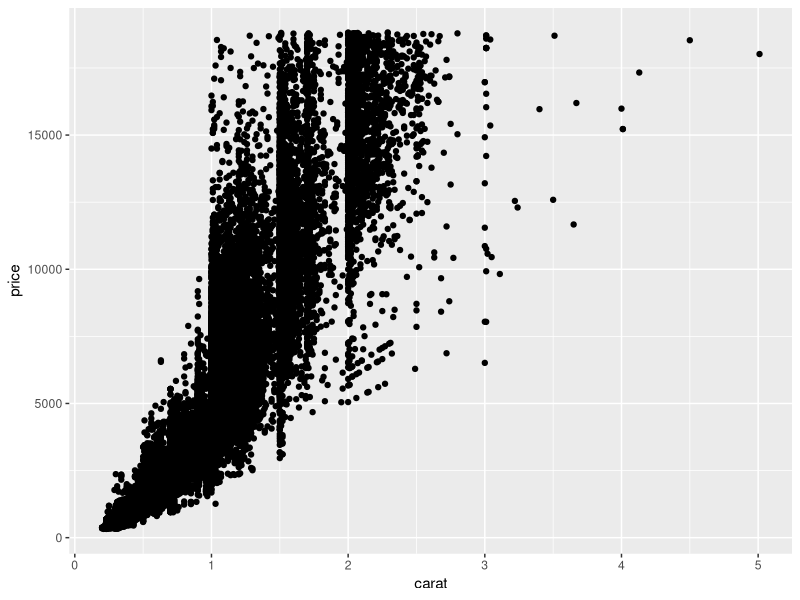
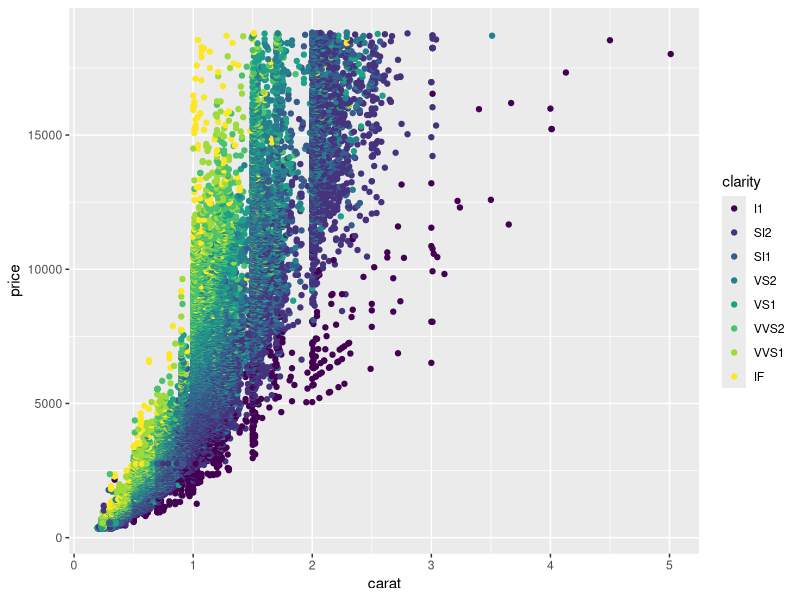
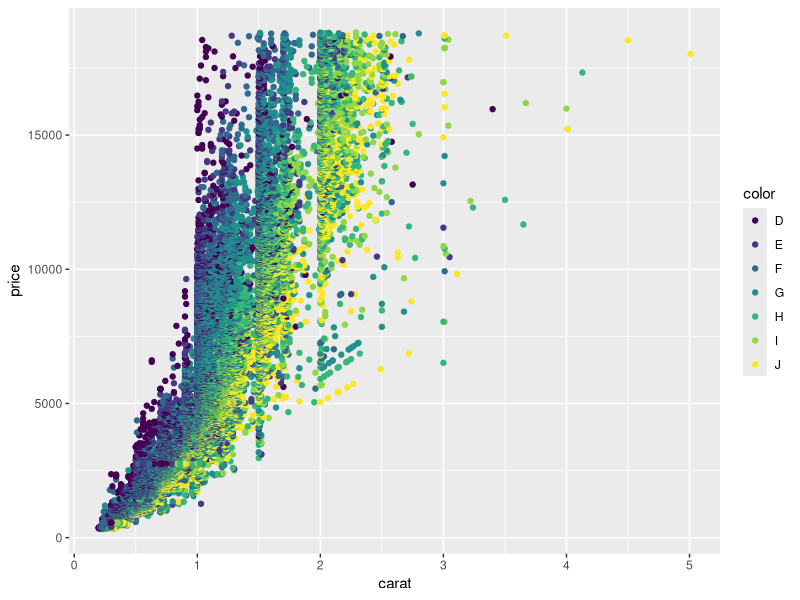
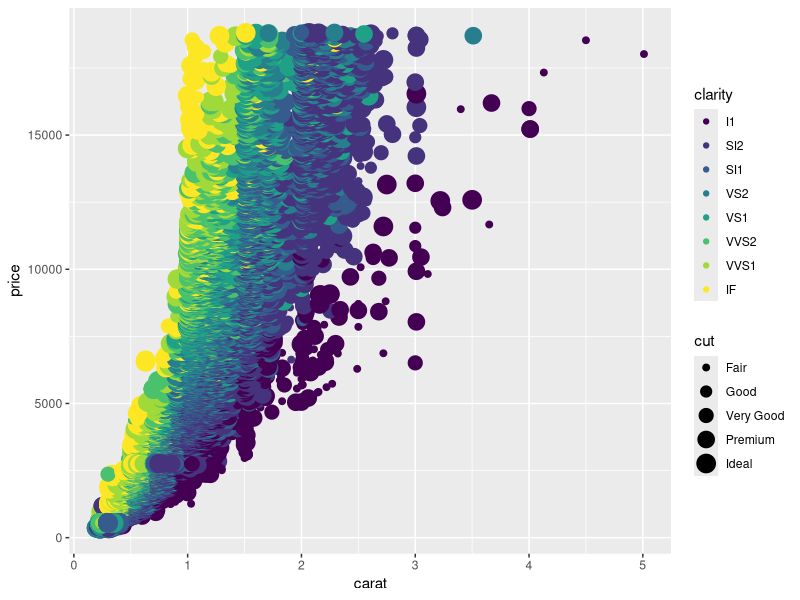
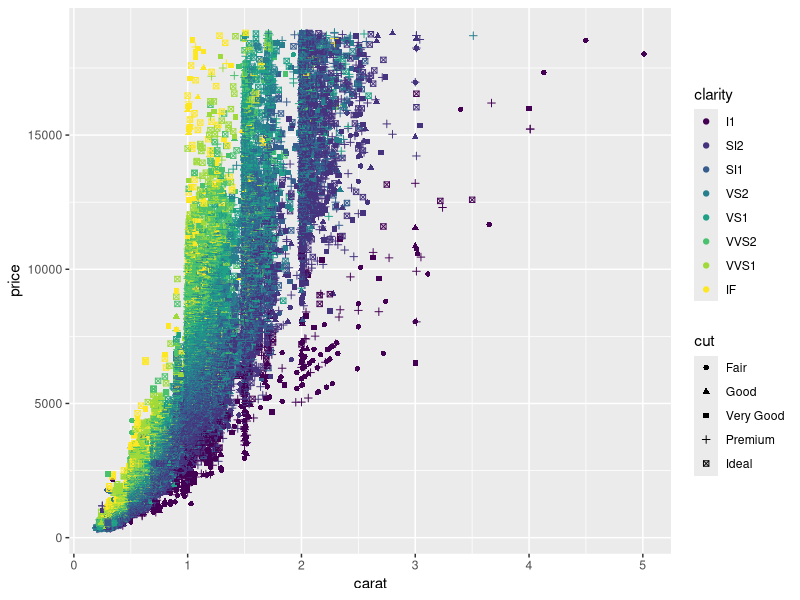
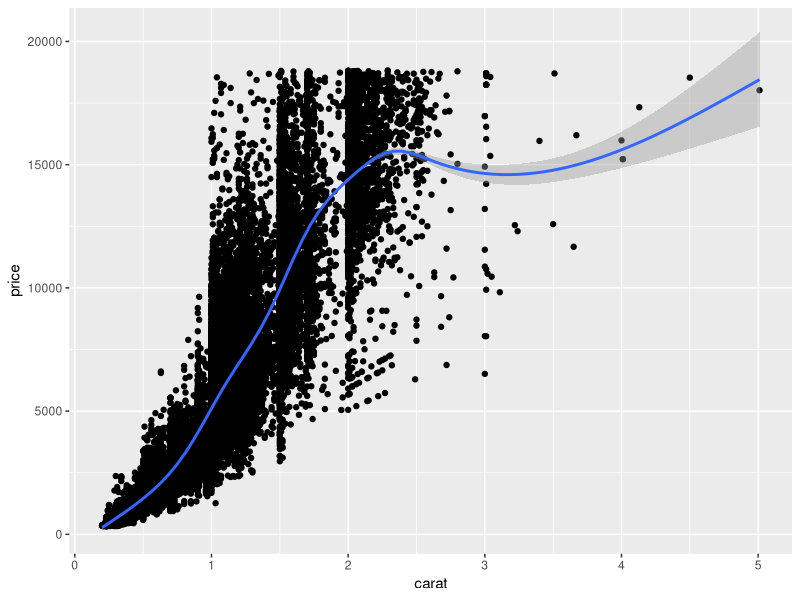
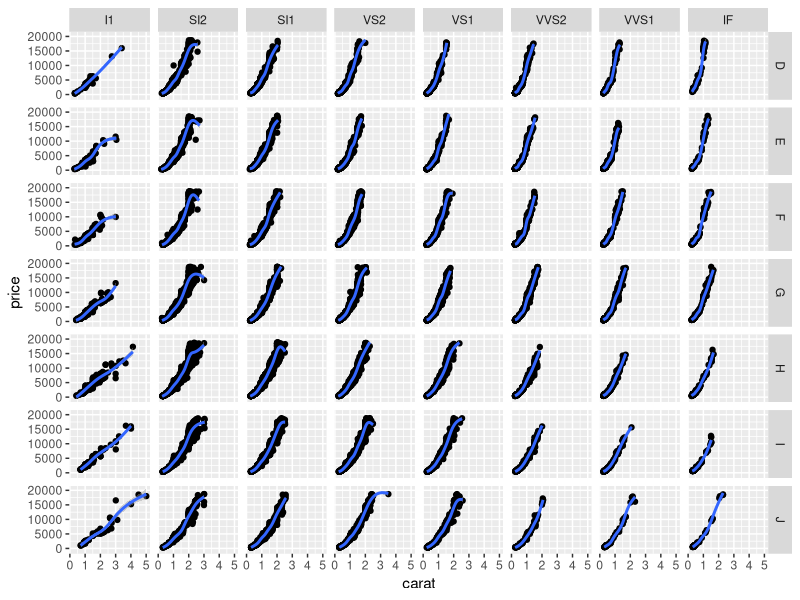
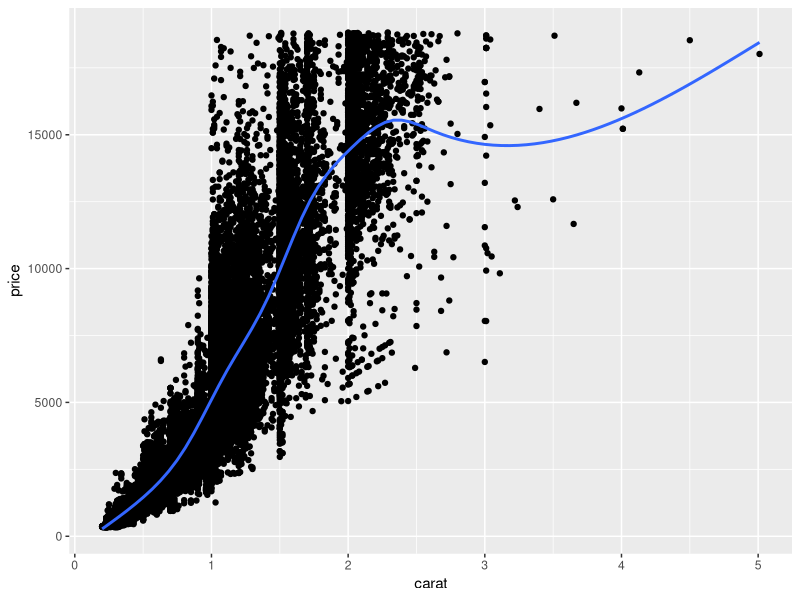

Source code (R) for these figures, in order:
library(ggplot2)

ggplot(diamonds, aes(x=carat, y=price)) + geom_point()

ggplot(diamonds, aes(x=carat, y=price, color=clarity)) + geom_point()
ggplot(diamonds, aes(x=carat, y=price, color=color)) + geom_point()
ggplot(diamonds, aes(x=carat, y=price, color=clarity, size=cut)) + geom_point()
ggplot(diamonds, aes(x=carat, y=price, color=clarity, shape=cut)) + geom_point()
ggplot(diamonds, aes(x=carat, y=price)) + geom_point() + geom_smooth()

ggplot(diamonds, aes(x=carat, y=price)) + geom_point() + geom_smooth() + facet_grid(color ~ clarity)




## geom_smooth: method="auto" and size of largest group is >=1000, so using gam with formula: y ~ s(x, bs = "cs"). Use 'method = x' to change the smoothing method.
ggplot(diamonds, aes(x=carat, y=price)) + geom_point() + geom_smooth(se=FALSE)
ggplot(diamonds, aes(x=carat, y=price)) + geom_point() + geom_smooth(se=FALSE, method="lm")


ggplot(diamonds, aes(x=carat, y=price, color=clarity)) + geom_point() + geom_smooth(se=FALSE)
ggplot(diamonds, aes(x=carat, y=price, color=clarity)) + geom_smooth(se=FALSE)
ggplot(diamonds, aes(x=carat, y=price, color=clarity)) + geom_smooth(se=FALSE, method=lm)

ggplot(diamonds, aes(x=carat, y=price, color=clarity)) + geom_point() + facet_wrap(~clarity)

ggplot(diamonds, aes(x=carat, y=price, color=cut)) + geom_point() + facet_grid(color ~ clarity)
ggplot(diamonds, aes(x=carat, y=price, color=clarity)) + geom_point() + facet_grid(color ~ clarity)

ggplot(diamonds, aes(x=carat, y=price, color=clarity)) + geom_point() + facet_grid(color ~ clarity)+geom_smooth(se=FALSE, method=lm)



ggplot(diamonds, aes(x=price, fill=cut)) + geom_histogram()
